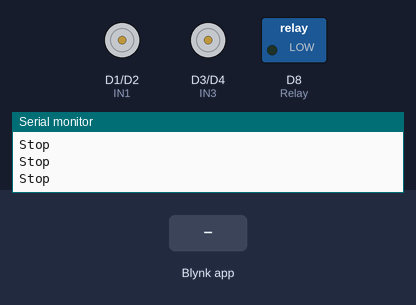
The sketch below on a simulated ESP8266 (NodeMCU). Shown: motor-driver pin pairs drawn as motors (green arrow = first pin HIGH = forward, orange = second pin HIGH = backward, longer = more drive, scaled by the enable pin), switched loads named in the sketch (green lamp = pin HIGH), the last lines printed to the serial monitor. The inputs (shaded band) are chosen by the test bench. WiFi joins after 1.5 s; servers stay silent unless stated.

Above: at 3.0 s.
3.1 s: Blynk app writes 1 to V0
4.6 s: Blynk app writes 1 to V4
At 5.2 s:
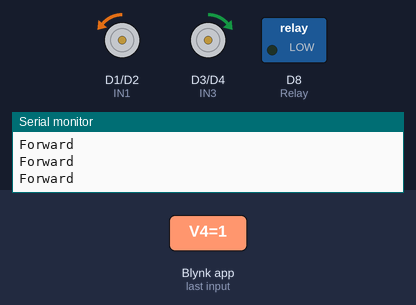
6.1 s: Blynk app writes 0 to V0
At 7.3 s:
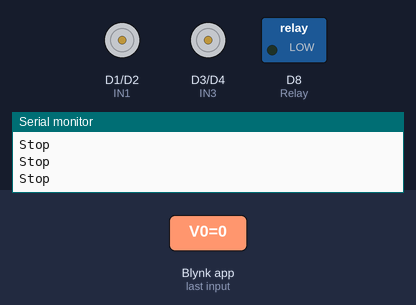
7.6 s: Blynk app writes 1 to V1
At 8.6 s:
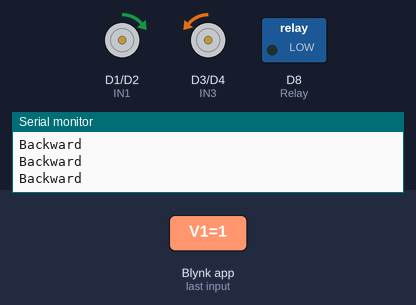
9.1 s: Blynk app writes 0 to V4
At 9.8 s:
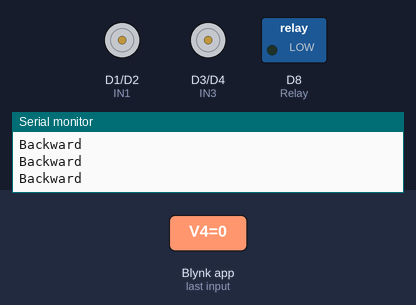
10.6 s: Blynk app writes 200 to V4
At 12.1 s:
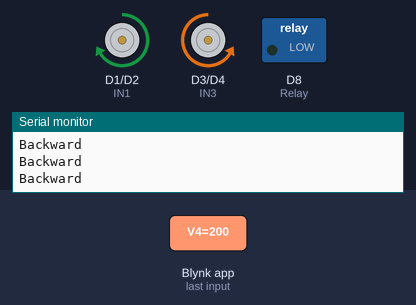
Timing chart, 0 to 13.1 s (numbered marks = the images above; inputs shaded):
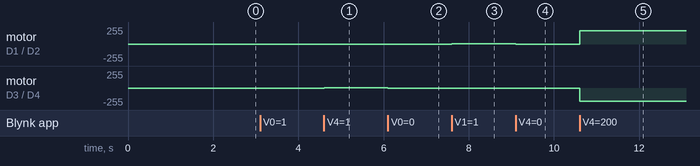

Measured:
- after the input at 4.6 s, motor on D1 (IN1) / D2 (IN2): stopped → backward 1/255 at once; motor on D3 (IN3) / D4 (IN4): stopped → forward 1/255 at once
- after the input at 6.1 s, motor on D1 (IN1) / D2 (IN2): backward 1/255 → stopped at once; motor on D3 (IN3) / D4 (IN4): forward 1/255 → stopped at once
- after the input at 7.6 s, motor on D1 (IN1) / D2 (IN2): stopped → forward 1/255 at once; motor on D3 (IN3) / D4 (IN4): stopped → backward 1/255 at once
- after the input at 9.1 s, motor on D1 (IN1) / D2 (IN2): forward 1/255 → stopped at once; motor on D3 (IN3) / D4 (IN4): backward 1/255 → stopped at once
- after the input at 10.6 s, motor on D1 (IN1) / D2 (IN2): stopped → forward 200/255 at once; motor on D3 (IN3) / D4 (IN4): stopped → backward 200/255 at once

The sketch:

Code.ino
```cpp
//program code for wifi control car.....
//Research Tamilan.....

#define BLYNK_PRINT Serial
#include <ESP8266WiFi.h>
#include <BlynkSimpleEsp8266.h>

//Motor PINs
#define ENA D0
#define IN1 D1
#define IN2 D2
#define IN3 D3
#define IN4 D4
#define ENB D5
#define Relay D8
bool forward = 0;
bool backward = 0;
bool left = 0;
bool right = 0;
int Speed;
int a ;
char auth[] = "gpYU4O7e1hOfaNHSv_7Njfk8Hu_1_BK5"; //Enter your Blynk application auth token
char ssid[] = "123456"; //Enter your WIFI name
char pass[] = "12345678"; //Enter your WIFI passowrd


void setup() {
//Initialize the serial monitor
  Serial.begin(9600);
//Set the motor pins as the output pin
  pinMode(ENA, OUTPUT);
  pinMode(IN1, OUTPUT);
  pinMode(IN2, OUTPUT);
  pinMode(IN3, OUTPUT);
  pinMode(IN4, OUTPUT);
  pinMode(ENB, OUTPUT);
  pinMode(Relay,OUTPUT);
  digitalWrite(Relay,LOW);
//Initialize the blynk communication
  Blynk.begin(auth, ssid, pass);
}
//Get values from the widgets
BLYNK_WRITE(V0) {
  forward = param.asInt();
}

BLYNK_WRITE(V1) {
  backward = param.asInt();
}

BLYNK_WRITE(V2) {
  left = param.asInt();
}

BLYNK_WRITE(V3) {
  right = param.asInt();
}

BLYNK_WRITE(V4) {
  Speed = param.asInt();
}
BLYNK_WRITE(V7) {
  a = param.asInt();

}
//Check widget values using the IF condition
void smartcar() {
  if(a==1){
    digitalWrite(Relay,HIGH);
  }
  if(a==0){
    digitalWrite(Relay,LOW);
  }
  if (forward == 1) {
    Forward();
    Serial.println("Forward");
  } else if (backward == 1) {
    Backward();
    Serial.println("Backward");
  } else if (left == 1) {
    Left();
    Serial.println("Left");
  } else if (right == 1) {
    Right();
    Serial.println("Right");
  } else if (forward == 0 && backward == 0 && left == 0 && right == 0) {
    Stop();
    Serial.println("Stop");
  }
}

void loop() {
//Run the blynk library
  Blynk.run();
  smartcar();
}
//Motor control functions
void Forward() {
  analogWrite(ENA, Speed);
  analogWrite(ENB, Speed);
  digitalWrite(IN1, LOW);
  digitalWrite(IN2, HIGH);
  digitalWrite(IN3, HIGH);
  digitalWrite(IN4, LOW);
}
void Backward() {
  analogWrite(ENA, Speed);
  analogWrite(ENB, Speed);
  digitalWrite(IN1, HIGH);
  digitalWrite(IN2, LOW);
  digitalWrite(IN3, LOW);
  digitalWrite(IN4, HIGH);
}
void Left() {
  analogWrite(ENA, Speed);
  analogWrite(ENB, Speed);
  digitalWrite(IN1, HIGH);
  digitalWrite(IN2, LOW);
  digitalWrite(IN3, HIGH);
  digitalWrite(IN4, LOW);
}
void Right() {
  analogWrite(ENA, Speed);
  analogWrite(ENB, Speed);
  digitalWrite(IN1, LOW);
  digitalWrite(IN2, HIGH);
  digitalWrite(IN3, LOW);
  digitalWrite(IN4, HIGH);
}
void Stop() {
  digitalWrite(IN1, LOW);
  digitalWrite(IN2, LOW);
  digitalWrite(IN3, LOW);
  digitalWrite(IN4, LOW);
}
```
